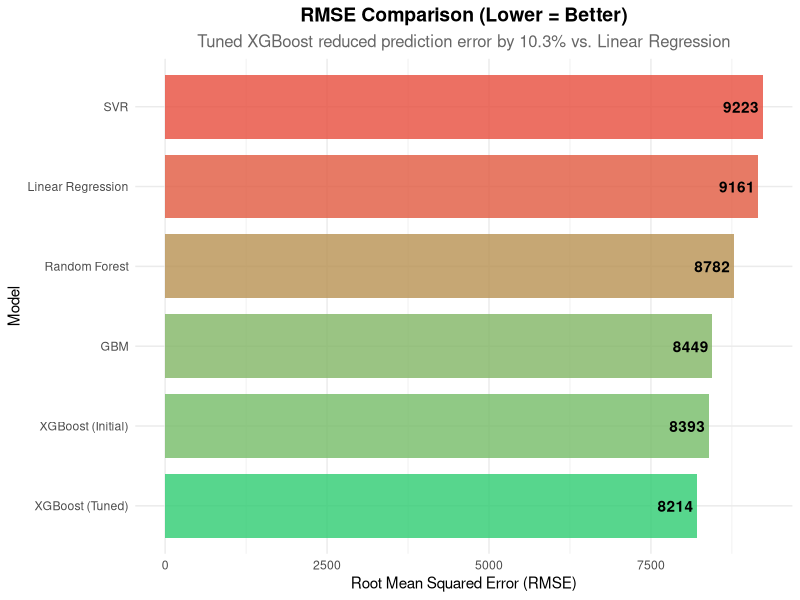
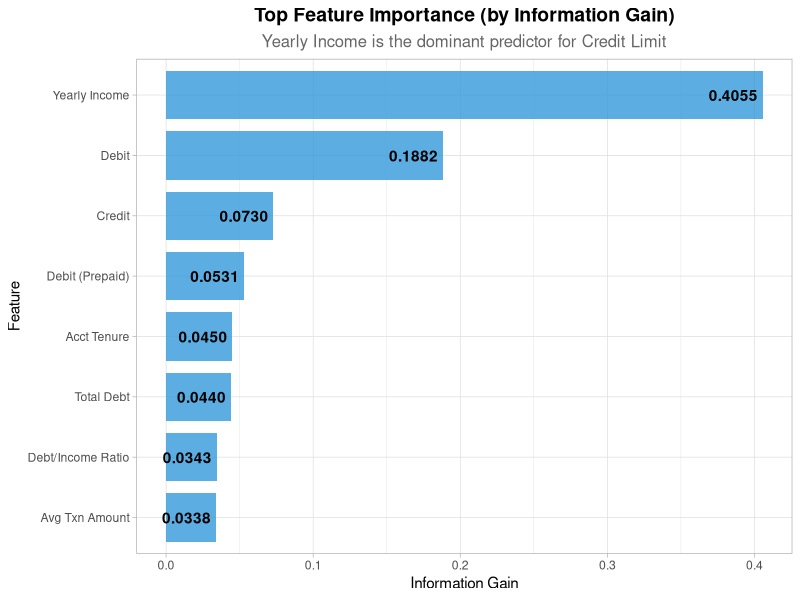
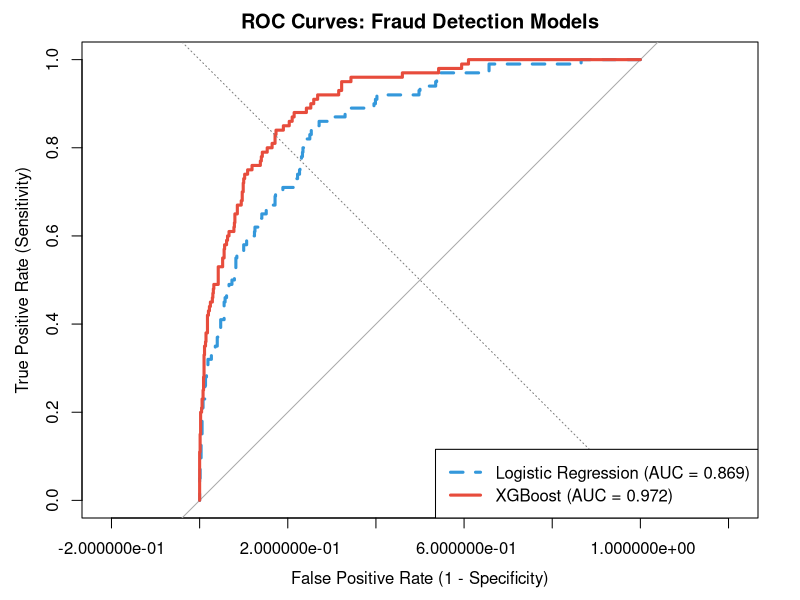

Generate these figures, in order, with R:
## ---- chunk 1
knitr::opts_chunk$set(echo = TRUE)
## ---- chunk 2
library(dplyr)
library(ggplot2)
library(caret)
library(pROC)
## ---- chunk 3
regression_results <- data.frame(
  Model = c("Linear Regression", "Random Forest", "GBM", "SVR", "XGBoost (Initial)", "XGBoost (Tuned)"),
  RMSE  = c(9160.61, 8781.93, 8448.87, 9222.76, 8393.19, 8213.91),
  R2    = c(0.548, 0.591, 0.611, 0.536, 0.614, 0.633)
)
## ---- chunk 4
baseline_rmse <- regression_results$RMSE[1]
best_rmse <- min(regression_results$RMSE)
improvement <- round((baseline_rmse - best_rmse) / baseline_rmse * 100, 1)

print(regression_results)
## ---- chunk 5
ggplot(regression_results, aes(x = reorder(Model, RMSE), y = RMSE, fill = RMSE)) +
  geom_bar(stat = "identity", alpha = 0.8, width = 0.8) +
  coord_flip() +
  scale_fill_gradient(low = "#2ecc71", high = "#e74c3c") +  # Improved color gradient
  geom_text(aes(label = sprintf("%.0f", RMSE)), hjust = 1.1, color = "black", fontface = "bold") +
  labs(
    title = "RMSE Comparison (Lower = Better)",
    subtitle = paste0("Tuned XGBoost reduced prediction error by ", improvement, "% vs. Linear Regression"),
    x = "Model", 
    y = "Root Mean Squared Error (RMSE)"
  ) +
  theme_minimal() +
  theme(
    plot.title = element_text(size = 14, face = "bold", hjust = 0.5),
    plot.subtitle = element_text(size = 12, color = "#666", hjust = 0.5),
    axis.title = element_text(size = 11),
    legend.position = "none"  # Hide redundant legend (RMSE values labeled directly)
  )
## ---- chunk 6
imp_data <- data.frame(
  Feature = c("Yearly Income", "Debit", "Credit", "Debit (Prepaid)", 
              "Acct Tenure", "Total Debt", "Debt/Income Ratio", "Avg Txn Amount"),
  Gain = c(0.4055, 0.1882, 0.0730, 0.0531, 
           0.0450, 0.0440, 0.0343, 0.0338)
)

ggplot(imp_data, aes(x = reorder(Feature, Gain), y = Gain)) +
  geom_bar(stat = "identity", fill = "#3498db", alpha = 0.8, width = 0.8) +
  coord_flip() +
  geom_text(aes(label = sprintf("%.4f", Gain)), hjust = 1.1, color = "black", fontface = "bold") +
  labs(
    title = "Top Feature Importance (by Information Gain)",
    subtitle = "Yearly Income is the dominant predictor for Credit Limit",
    x = "Feature", 
    y = "Information Gain"
  ) +
  theme_light() +
  theme(
    plot.title = element_text(size = 14, face = "bold", hjust = 0.5),
    plot.subtitle = element_text(size = 12, color = "#666", hjust = 0.5),
    axis.title = element_text(size = 11)
  )
## ---- chunk 7
# Function to simulate ROC curves matching reported AUC scores
set.seed(42)
generate_roc <- function(auc_target) {
  n_pos <- 100; n_neg <- 900
  shift <- (auc_target - 0.5) * 4.5
  scores_pos <- rbeta(n_pos, 2 + shift, 2)
  scores_neg <- rbeta(n_neg, 2, 2 + shift)
  roc(c(rep(1, n_pos), rep(0, n_neg)), c(scores_pos, scores_neg), quiet = TRUE)
}

# Generate ROC curve data
roc_logit <- generate_roc(0.869) # Baseline from HTML
roc_xgb   <- generate_roc(0.972) # XGBoost from HTML

# Plot ROC curves
plot(roc_logit, col = "#3498db", lty = 2, lwd = 3, 
     main = "ROC Curves: Fraud Detection Models",
     xlab = "False Positive Rate (1 - Specificity)",
     ylab = "True Positive Rate (Sensitivity)",
     legacy.axes = TRUE)
lines(roc_xgb, col = "#e74c3c", lwd = 3)
abline(a = 0, b = 1, lwd = 1, lty = 3, col = "gray50") # Reference diagonal line
legend("bottomright", 
       legend = c("Logistic Regression (AUC = 0.869)", "XGBoost (AUC = 0.972)"),
       col = c("#3498db", "#e74c3c"), lwd = 3, lty = c(2, 1),
       bg = "white", box.lwd = 1)
## ---- chunk 8
metrics_df <- data.frame(
  Metric = c("Best Threshold", "Precision", "Recall (Sensitivity)", "F1-Score", "PR-AUC"),
  Value  = c(0.33, 0.500, 0.481, 0.491, 0.400)
)

knitr::kable(metrics_df, 
             col.names = c("Evaluation Metric", "Value"),
             caption = "Performance Metrics at Optimized Threshold (0.33)")
